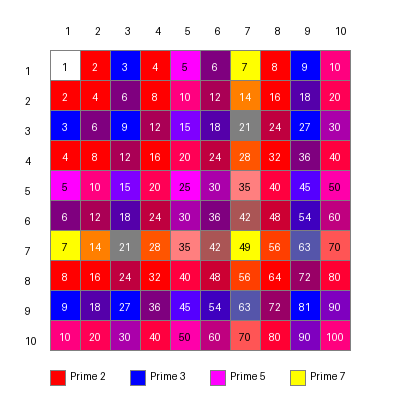

Here is the Python script that generated this plot:
from email.mime import image
from PIL import Image, ImageDraw, ImageFont
from collections import defaultdict

def get_prime_factors(n):
    """Return prime factors of a number as a dictionary with counts"""
    factors = defaultdict(int)
    num = n
    i = 2
    while i * i <= num:
        while num % i == 0:
            factors[i] += 1
            num //= i
        i += 1
    if num > 1:
        factors[num] += 1
    return factors

def blend_colors(factors, prime_colors):
    """Blend colors based on prime factors"""
    if not factors:
        return (255, 255, 255)  # White for 1
    
    r, g, b = 0, 0, 0
    total = sum(factors.values())
    
    for prime, count in factors.items():
        if prime in prime_colors:
            pr, pg, pb = prime_colors[prime]
            r += pr * count
            g += pg * count
            b += pb * count
    
    return (
        int(r / total),
        int(g / total),
        int(b / total)
    )

def create_multiplication_table(size=10, cell_size=40):
    # Define prime colors (R,G,B)
    prime_colors = {
        2: (255, 0, 0),    # Red
        3: (0, 0, 255),    # Blue
        5: (255, 0, 255),   # Magenta
        7: (255, 255, 0),  # Yellow
    }
    
    # Create image
    padding = 50  # Space for numbers on left and top
    title = 50
    img_width = cell_size * size + padding +50
    img_height = cell_size * size + padding + title
    img = Image.new('RGB', (img_width, img_height), 'white')
    draw = ImageDraw.Draw(img)
    
    try:
        # Try to load Arial font, fall back to default if not available
        font = ImageFont.truetype("arial.ttf", 12)
    except:
        font = ImageFont.load_default()

    # Draw multiplication table
    for i in range(1, size + 1):
        for j in range(1, size + 1):
            product = i * j
            factors = get_prime_factors(product)
            color = blend_colors(factors, prime_colors)
            
            # Calculate cell position
            x1 = (j - 1) * cell_size + padding
            y1 = (i - 1) * cell_size + padding
            x2 = x1 + cell_size
            y2 = y1 + cell_size
            
            # Draw cell
            draw.rectangle([x1, y1, x2, y2], fill=color, outline='gray')
            
            # Add number
            text_color = 'black' if sum(color) > 382 else 'white'  # Choose text color based on background brightness
            text = str(product)
            text_bbox = draw.textbbox((0, 0), text, font=font)
            text_width = text_bbox[2] - text_bbox[0]
            text_height = text_bbox[3] - text_bbox[1]
            text_x = x1 + (cell_size - text_width) // 2
            text_y = y1 + (cell_size - text_height) // 2
            draw.text((text_x, text_y), text, fill=text_color, font=font)
            
            # Draw row/column numbers
            if j == 1:  # Row numbers
                draw.text((padding//2, y1 + cell_size//2), str(i), fill='black', font=font)
            if i == 1:  # Column numbers
                draw.text((x1 + cell_size//2, padding//2), str(j), fill='black', font=font)
    
    # Draw legend
    legend_y = img_height - 30
    legend_x = padding
    for prime, color in prime_colors.items():
        # Draw color square
        draw.rectangle([legend_x, legend_y, legend_x+15, legend_y+15], fill=color, outline='gray')
        # Add prime number
        draw.text((legend_x+20, legend_y), f"Prime {prime}", fill='black', font=font)
        legend_x += 80  # Space between legend items
    
    return img

# Create and save the image
table = create_multiplication_table(10, 30)  # 20x20 table with 30px cells
table.save('multiplication_table.png')
print("Image saved as 'multiplication_table.png'")